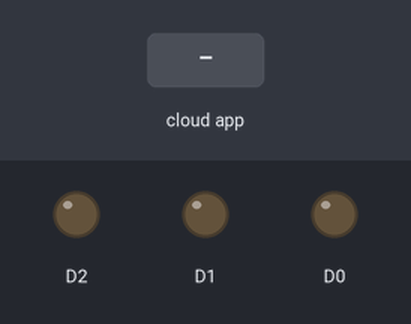
Simulated run of this sketch. Board: ESP8266 (NodeMCU). On the bench: output pins drawn as LEDs (lit = HIGH). Inputs (shaded band) come from the test bench. WiFi joins after 1.5 s; servers stay silent unless stated; no MQTT or app messages arrive unless stated; what the sketch prints to the serial monitor is not drawn.

Above: at 2.7 s.
2.8 s: the phone or cloud app sets light to 1
At 4.0 s:
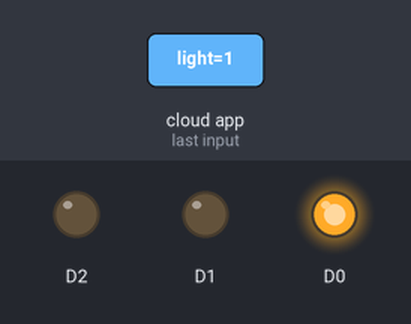
4.3 s: the phone or cloud app sets light2 to 1
At 5.4 s:
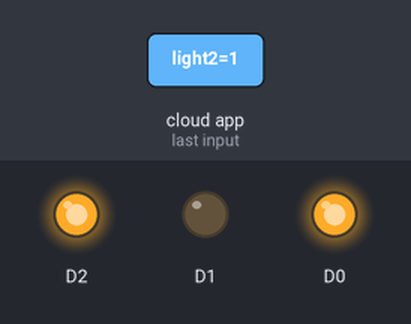
5.8 s: the phone or cloud app sets fan to 1
At 6.6 s:
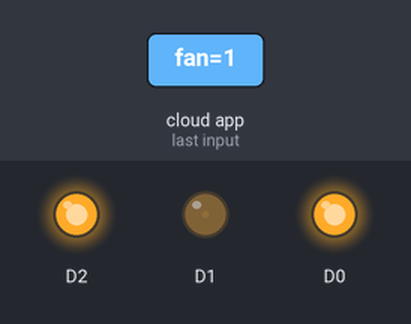
7.3 s: the phone or cloud app sets light to 0
At 7.9 s:
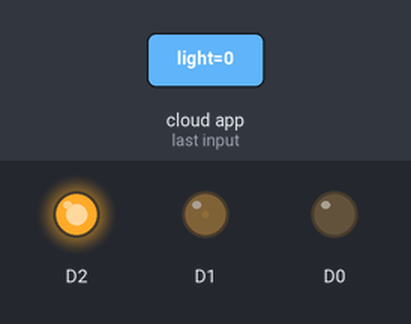
8.8 s: the phone or cloud app sets light2 to 0
At 9.1 s:
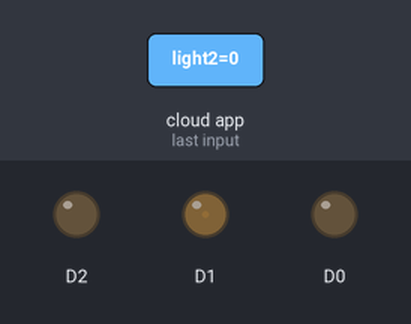
10.3 s: the phone or cloud app sets light to 1
At 11.5 s:
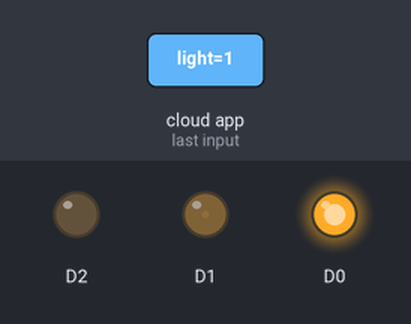
Timing chart, 0 to 12.8 s (numbered marks = the images above; inputs shaded):
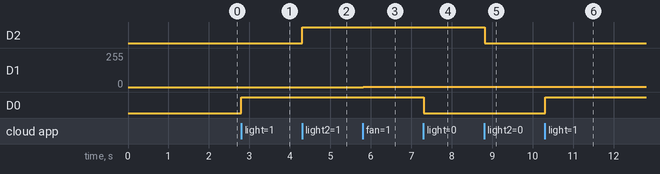

Measured:
- after the input at 2.8 s, D0: LOW → HIGH at once
- after the input at 4.3 s, D2: LOW → HIGH at once
- after the input at 5.8 s, D1: 0/255 → 1/255 at once
- after the input at 7.3 s, D0: HIGH → LOW at once
- after the input at 8.8 s, D2: HIGH → LOW at once
- after the input at 10.3 s, D0: LOW → HIGH at once

The sketch:

proj_wot.ino
```cpp
#include <ESP8266WiFi.h>
#include "Adafruit_MQTT.h"
#include "Adafruit_MQTT_Client.h"

#define WLAN_SSID       "Enter you wifi ssd"
#define WLAN_PASS       "Enter your password"
#define AIO_SERVER      "io.adafruit.com"
#define AIO_SERVERPORT  1883
#define AIO_USERNAME    "adafruit username"
#define AIO_KEY         "key"

WiFiClient client;
Adafruit_MQTT_Client mqtt(&client, AIO_SERVER, AIO_SERVERPORT, AIO_USERNAME, AIO_KEY);

Adafruit_MQTT_Subscribe light = Adafruit_MQTT_Subscribe(&mqtt, AIO_USERNAME "/feeds/light");
Adafruit_MQTT_Subscribe light2 = Adafruit_MQTT_Subscribe(&mqtt, AIO_USERNAME "/feeds/light2");
Adafruit_MQTT_Subscribe fan   = Adafruit_MQTT_Subscribe(&mqtt, AIO_USERNAME "/feeds/fan");

void MQTT_connect();

void setup() {
  Serial.begin(115200);
  delay(10);
  pinMode(D0, OUTPUT);
  pinMode(D1, OUTPUT);
  pinMode(D2, OUTPUT);

  Serial.println(F("Adafruit MQTT demo"));

  // Connect to WiFi access point.
  Serial.println(); Serial.println();
  Serial.print("Connecting to ");
  Serial.println(WLAN_SSID);

  WiFi.begin(WLAN_SSID, WLAN_PASS);
  while (WiFi.status() != WL_CONNECTED) {
    delay(500);
    Serial.print(".");
  }
  Serial.println();

  Serial.println("WiFi connected");
  Serial.println("IP address: ");
  Serial.println(WiFi.localIP());

  // Setup MQTT subscription for light and fan feed.
  mqtt.subscribe(&light);
  mqtt.subscribe(&light2);
  mqtt.subscribe(&fan);
}

uint32_t x=0;

void loop() {
  MQTT_connect();

  Adafruit_MQTT_Subscribe *subscription;
  while ((subscription = mqtt.readSubscription(5000))) {
    if (subscription == &light) {
      Serial.print(F("Got_light: "));
      Serial.println((char *)light.lastread);
      uint16_t num = atoi((char *)light.lastread);
      digitalWrite(D0,num);
    }

       if (subscription == &fan){
      uint16_t num1 = atoi((char *)fan.lastread);
      analogWrite(D1, num1);
    }
         if (subscription == &light2) {
      Serial.print(F("Got_light: "));
      Serial.println((char *)light2.lastread);
      uint16_t num2 = atoi((char *)light2.lastread);
      digitalWrite(D2,num2);
    }

  }
}
void MQTT_connect() {
  int8_t ret;

  // Stop if already connected.
  if (mqtt.connected()) {
    return;
  }

  Serial.print("Connecting to MQTT... ");

  uint8_t retries = 3;
  while ((ret = mqtt.connect()) != 0) { // connect will return 0 for connected
       Serial.println(mqtt.connectErrorString(ret));
       Serial.println("Retrying MQTT connection in 5 seconds...");
       mqtt.disconnect();
       delay(5000);  // wait 5 seconds
       retries--;
       if (retries == 0) {
         // basically die and wait for WDT to reset me
         while (1);
       }
  }
  Serial.println("MQTT Connected!");
}
```
